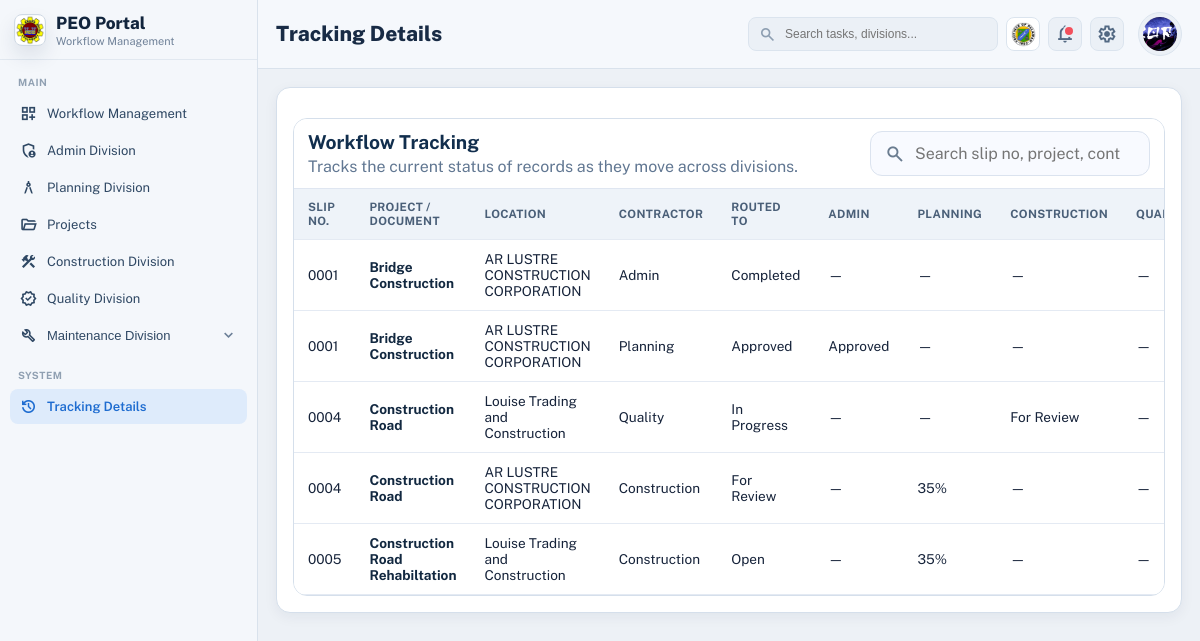
Page /tracking-details/ (signed in) on the committed database.
### my_app/models.py (models this page shows, shortened)
class DivisionStore(models.Model):
    KEY_ADMIN = 'admin'
    KEY_PLANNING = 'planning'
    KEY_CONSTRUCTION = 'construction'
    KEY_QUALITY = 'quality'
    KEY_MAINTENANCE = 'maintenance'
    KEY_CHOICES = [
        (KEY_ADMIN, 'Admin Division'),
        (KEY_PLANNING, 'Planning Division'),
        (KEY_CONSTRUCTION, 'Construction Division'),
        (KEY_QUALITY, 'Quality Division'),
        (KEY_MAINTENANCE, 'Maintenance Division'),
    ]
    user = models.ForeignKey(
        settings.AUTH_USER_MODEL,
        on_delete=models.CASCADE,
        related_name='division_stores',
    )
    key = models.CharField(max_length=20, choices=KEY_CHOICES)
    data = models.JSONField(default=dict, blank=True)
    created_at = models.DateTimeField(auto_now_add=True)
    updated_at = models.DateTimeField(auto_now=True)
    class Meta:
        constraints = [
            models.UniqueConstraint(fields=['user', 'key'], name='unique_division_store_per_user'),
        ]

### my_app/views.py (the view)
# urls.py: path('tracking-details/', views.tracking_details, name='tracking_details'),
@login_required
def tracking_details(request):
    return render(
        request,
        'Dashboard/dashboard.html',
        _build_dashboard_context(
            request,
            current_section='tracking',
            page_heading='Tracking Details',
            tracking_rows=_build_tracking_rows(request.user),
            tracking_payload=_build_tracking_payload(request.user),
        ),
    )

### my_app/templates/Dashboard/dashboard.html (shortened to what this page needs)
{% load static %}
{% load static %}
<!DOCTYPE html>
<html lang="en">
<head>
    <link rel="stylesheet" href="{% static 'styles.css' %}">
</head>
<body class="portal-body">
    <div class="portal-shell">
        <aside class="portal-sidebar" id="portal-sidebar">
            <div class="portal-brand">
                <div class="brand-icon">
                    <img src="{% static 'img/peo logo.png' %}" alt="PEO Portal logo">
                </div>
                <div class="brand-text">
                    <h1>PEO Portal</h1>
                    <p>Workflow Management</p>
                </div>
            </div>
            <nav class="portal-nav" aria-label="Primary">
                <p class="nav-group">Main</p>
                <a
                    href="{% url 'user_dashboard' %}"
                    class="nav-item {% if current_section == 'workflow' %}nav-item-active{% endif %}"
                    data-peo-toast-message="Workflow Management dashboard is now active."
                    data-peo-toast-title="Sidebar Navigation"
                    data-peo-toast-variant="info"
                    data-peo-toast-persist="navigation"
                >
                    <span class="material-symbols-outlined">dashboard_customize</span>
                    <span>Workflow Management</span>
                </a>
                <a
                    href="{% url 'admin_division_dashboard' %}"
                    class="nav-item js-admin-division-button {% if current_section == 'admin' %}nav-item-active{% endif %}"
                    data-admin-division-url="{% url 'admin_division_dashboard' %}"
                    data-peo-toast-message="Admin Division workspace loaded from the sidebar."
                    data-peo-toast-title="Sidebar Navigation"
                    data-peo-toast-variant="info"
                    data-peo-toast-persist="navigation"
                >
                    <span class="material-symbols-outlined">admin_panel_settings</span>
                    <span>Admin Division</span>
                </a>
                <a
                    href="{% url 'planning_division_dashboard' %}"
                    class="nav-item {% if current_section == 'planning' %}nav-item-active{% endif %}"
                    data-peo-toast-message="Planning Division workspace loaded from the sidebar."
                    data-peo-toast-title="Sidebar Navigation"
                    data-peo-toast-variant="info"
                    data-peo-toast-persist="navigation"
                >
                    <span class="material-symbols-outlined">architecture</span>
                    <span>Planning Division</span>
                </a>
                <a
                    href="{% url 'project_dashboard' %}"
                    class="nav-item js-project-dashboard-button {% if current_section == 'project' %}nav-item-active{% endif %}"
                    data-project-dashboard-url="{% url 'project_dashboard' %}"
                    data-peo-toast-message="Project registry opened from the sidebar."
                    data-peo-toast-title="Sidebar Navigation"
                    data-peo-toast-variant="info"
                    data-peo-toast-persist="navigation"
                >
                    <span class="material-symbols-outlined">folder_open</span>
                    <span>Projects</span>
                </a>
                <a
                    href="{% url 'construction_division_dashboard' %}"
                    class="nav-item {% if current_section == 'construction' %}nav-item-active{% endif %}"
                    data-peo-toast-message="Construction Division workspace loaded from the sidebar."
                    data-peo-toast-title="Sidebar Navigation"
                    data-peo-toast-variant="info"
                    data-peo-toast-persist="navigation"
                >
                    <span class="material-symbols-outlined">construction</span>
                    <span>Construction Division</span>
                </a>
                <a
                    href="{% url 'quality_division_dashboard' %}"
                    class="nav-item {% if current_section == 'quality' %}nav-item-active{% endif %}"
                    data-peo-toast-message="Quality Division workspace loaded from the sidebar."
                    data-peo-toast-title="Sidebar Navigation"
                    data-peo-toast-variant="info"
                    data-peo-toast-persist="navigation"
                >
                    <span class="material-symbols-outlined">verified</span>
                    <span>Quality Division</span>
                </a>
                <div class="nav-maintenance {% if current_section == 'maintenance' %}is-open{% endif %}">
                    <button
                        type="button"
                        class="nav-item nav-item-button js-maintenance-toggle {% if current_section == 'maintenance' %}nav-item-active{% endif %}"
                        aria-expanded="{% if current_section == 'maintenance' %}true{% else %}false{% endif %}"
                        data-maintenance-open="{% if current_section == 'maintenance' %}true{% else %}false{% endif %}"
                    >
                        <span class="nav-item-label">
                            <span class="material-symbols-outlined">build</span>
                            <span>Maintenance Division</span>
                        </span>
                        <span class="material-symbols-outlined nav-caret">expand_more</span>
                    </button>
                </div>
                <p class="nav-group nav-group-secondary">System</p>
                <a
                    href="{% url 'tracking_details' %}"
                    class="nav-item {% if current_section == 'tracking' %}nav-item-active{% endif %}"
                    data-peo-toast-message="Tracking Details opened from the sidebar."
                    data-peo-toast-title="Sidebar Navigation"
                    data-peo-toast-variant="info"
                    data-peo-toast-persist="navigation"
                >
                    <span class="material-symbols-outlined" aria-hidden="true">history</span>
                    <span>Tracking Details</span>
                </a>
            </nav>
        </aside>
        <main class="portal-main">
            <header class="portal-topbar">
                <div class="topbar-left">
                    <h2>{{ page_heading|default:"Workflow Management" }}</h2>
                </div>
                <div class="topbar-right">
                    <label class="search-wrap" for="dashboard-search">
                        <span class="material-symbols-outlined">search</span>
                        <input id="dashboard-search" type="text" placeholder="Search tasks, divisions...">
                    </label>
                    <div class="topbar-prov-logo" aria-label="Province logo">
                        <img src="{% static 'img/prov logo.png' %}" alt="Province of Batangas logo">
                    </div>
                    <div class="topbar-notifications-menu">
                        <button
                            type="button"
                            class="icon-btn {% if dashboard_has_notifications %}has-dot{% endif %}"
                            aria-label="Notifications"
                            aria-haspopup="menu"
                            aria-expanded="false"
                            data-topbar-notifications-toggle
                        >
                            <span class="material-symbols-outlined">notifications</span>
                        </button>
                    </div>
                    <div class="topbar-settings-menu">
                        <button
                            type="button"
                            class="icon-btn"
                            aria-label="Settings"
                            aria-haspopup="menu"
                            aria-expanded="false"
                            data-topbar-settings-toggle
                        >
                            <span class="material-symbols-outlined">settings</span>
                        </button>
                    </div>
                    <div class="topbar-user-menu">
                        <button
                            type="button"
                            class="topbar-user-trigger"
                            aria-haspopup="menu"
                            aria-expanded="false"
                            data-account-menu-toggle
                        >
                            <div class="user-avatar">
                                {% if dashboard_user_profile_picture_url %}
                                    <img src="{{ dashboard_user_profile_picture_url }}" alt="{{ dashboard_user_name }}">
                                {% else %}
                                    {{ dashboard_user_initials }}
                                {% endif %}
                            </div>
                        </button>
                    </div>
                </div>
            </header>
	            <section class="portal-content">
	                {% if current_section == 'admin' %}
	                    {% include admin_template|default:'admin/admin_division.html' %}
	                {% elif current_section == 'planning' %}
	                    {% include planning_template|default:'Planning/planning_division_table.html' %}
	                {% elif current_section == 'project' %}
	                    {% include 'Project/project_table.html' %}
	                {% elif current_section == 'construction' %}
	                    {% include construction_template|default:'construction/construction.html' %}
	                {% elif current_section == 'quality' %}
	                    {% include quality_template|default:'Quality/quality_division_table.html' %}
	                {% elif current_section == 'settings' %}
	                    {% include 'account/settings_panel.html' %}
	                {% elif current_section == 'maintenance' %}
	                    {% include maintenance_template %}
                {% elif current_section == 'tracking' %}
                    {% include 'tracking_details.html' %}
                {% endif %}
            </section>
        </main>
    </div>
</body>
</html>

### my_app/templates/tracking_details.html (shortened to what this page needs)
<section class="road-filter-panel tracking-board" aria-label="Workflow tracking details">
    <div class="road-table-wrap">
        <div class="road-table-head">
            <div>
                <h2 style="margin:0; font-size:1.2rem; color:#112e4d;">Workflow Tracking</h2>
                <p style="margin:4px 0 0; color:#617792;">Tracks the current status of records as they move across divisions.</p>
            </div>
            <div class="road-table-actions" style="display:flex; gap:12px; align-items:center;">
                <label class="quality-search" style="max-width:320px;">
                    <span class="material-symbols-outlined" aria-hidden="true">search</span>
                    <input type="search" class="js-tracking-search" placeholder="Search slip no, project, contractor...">
                </label>
            </div>
        </div>
        <div class="road-table-scroll" role="region" aria-label="Tracking table" tabindex="0">
            <table class="road-table tracking-table">
                <colgroup>
                    <col style="width: 120px;">
                    <col style="width: 320px;">
                    <col style="width: 260px;">
                    <col style="width: 220px;">
                    <col style="width: 140px;">
                    <col style="width: 150px;">
                    <col style="width: 150px;">
                    <col style="width: 150px;">
                    <col style="width: 150px;">
                    <col style="width: 160px;">
                    <col style="width: 140px;">
                </colgroup>
                <thead>
                    <tr>
                        <th>Slip No.</th>
                        <th>Project / Document</th>
                        <th>Location</th>
                        <th>Contractor</th>
                        <th>Routed To</th>
                        <th>Admin</th>
                        <th>Planning</th>
                        <th>Construction</th>
                        <th>Quality</th>
                    </tr>
                </thead>
                <tbody class="js-tracking-table-body">
                    {% if tracking_rows %}
                        {% for row in tracking_rows %}
                            <tr class="js-tracking-row" data-admin-id="{{ row.admin_record_id }}">
                                <td>{{ row.slip_no|default:"—" }}</td>
                                <td>
                                    <strong style="color:#122840;">{{ row.project_name|default:"—" }}</strong>
                                </td>
                                <td>{{ row.contractor|default:"—" }}</td>
                                <td>{{ row.routed_to|default:"—" }}</td>
                                <td>{{ row.admin_status|default:"—" }}</td>
                                <td>{{ row.planning_status|default:"—" }}</td>
                                <td>{{ row.construction_status|default:"—" }}</td>
                                <td>{{ row.quality_status|default:"—" }}</td>
                                <td>{{ row.maintenance_status|default:"—" }}</td>
                            </tr>
                        {% endfor %}
                    {% else %}
                        <tr class="construction-empty-row js-tracking-empty-row">
                            <td colspan="11">No workflow records found yet.</td>
                        </tr>
                    {% endif %}
                </tbody>
            </table>
        </div>
    </div>
</section>

### rows in the picture
DivisionStore: slip_no "0001", project_name "Bridge Construction", contractor "AR LUSTRE CONSTRUCTION CORPORATION", routed_to "Admin", admin_status "Completed", planning_status "—", construction_status "—", quality_status "—", maintenance_status "—"
DivisionStore: slip_no "0001", project_name "Bridge Construction", contractor "AR LUSTRE CONSTRUCTION CORPORATION", routed_to "Planning", admin_status "Approved", planning_status "Approved", construction_status "—", quality_status "—", maintenance_status "—"
DivisionStore: slip_no "0004", project_name "Construction Road", contractor "Louise Trading and Construction", routed_to "Quality", admin_status "In Progress", planning_status "—", construction_status "—", quality_status "For Review", maintenance_status "—"
DivisionStore: slip_no "0004", project_name "Construction Road", contractor "AR LUSTRE CONSTRUCTION CORPORATION", routed_to "Construction", admin_status "For Review", planning_status "—", construction_status "35%", quality_status "—", maintenance_status "—", slip_no "0005", project_name "Construction Road Rehabiltation", contractor "Louise Trading and Construction", admin_status "Open"

### other values in the picture
{{ page_heading|default:"Workflow Management" }} "Tracking Details"
